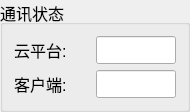
  <widget class="QGroupBox" name="comStatusBox">
   <property name="geometry">
    <rect>
     <x>980</x>
     <y>600</y>
     <width>190</width>
     <height>100</height>
    </rect>
   </property>
   <property name="font">
    <font>
     <pointsize>12</pointsize>
    </font>
   </property>
   <property name="title">
    <string>通讯状态</string>
   </property>
   <layout class="QVBoxLayout" name="verticalLayout_14">
    <item>
     <layout class="QHBoxLayout" name="horizontalLayout_6">
      <item>
       <widget class="QLabel" name="label_cloudStatus">
        <property name="minimumSize">
         <size>
          <width>0</width>
          <height>28</height>
         </size>
        </property>
        <property name="maximumSize">
         <size>
          <width>16777215</width>
          <height>28</height>
         </size>
        </property>
        <property name="font">
         <font>
          <pointsize>12</pointsize>
         </font>
        </property>
        <property name="text">
         <string>云平台:</string>
        </property>
       </widget>
      </item>
      <item>
       <widget class="QLineEdit" name="m_cloudStatus">
        <property name="sizePolicy">
         <sizepolicy hsizetype="Expanding" vsizetype="Preferred">
          <horstretch>0</horstretch>
          <verstretch>0</verstretch>
         </sizepolicy>
        </property>
        <property name="minimumSize">
         <size>
          <width>0</width>
          <height>28</height>
         </size>
        </property>
        <property name="maximumSize">
         <size>
          <width>80</width>
          <height>28</height>
         </size>
        </property>
        <property name="font">
         <font>
          <pointsize>12</pointsize>
         </font>
        </property>
        <property name="echoMode">
         <enum>QLineEdit::Normal</enum>
        </property>
        <property name="readOnly">
         <bool>true</bool>
        </property>
       </widget>
      </item>
     </layout>
    </item>
    <item>
     <layout class="QHBoxLayout" name="horizontalLayout_18">
      <item>
       <widget class="QLabel" name="label_masterStatus">
        <property name="minimumSize">
         <size>
          <width>0</width>
          <height>28</height>
         </size>
        </property>
        <property name="maximumSize">
         <size>
          <width>16777215</width>
          <height>28</height>
         </size>
        </property>
        <property name="font">
         <font>
          <pointsize>12</pointsize>
         </font>
        </property>
        <property name="text">
         <string>客户端:</string>
        </property>
       </widget>
      </item>
      <item>
       <widget class="QLineEdit" name="m_masterStatus">
        <property name="sizePolicy">
         <sizepolicy hsizetype="Expanding" vsizetype="Preferred">
          <horstretch>0</horstretch>
          <verstretch>0</verstretch>
         </sizepolicy>
        </property>
        <property name="minimumSize">
         <size>
          <width>0</width>
          <height>28</height>
         </size>
        </property>
        <property name="maximumSize">
         <size>
          <width>80</width>
          <height>28</height>
         </size>
        </property>
        <property name="font">
         <font>
          <pointsize>12</pointsize>
         </font>
        </property>
        <property name="echoMode">
         <enum>QLineEdit::Normal</enum>
        </property>
        <property name="readOnly">
         <bool>true</bool>
        </property>
       </widget>
      </item>
     </layout>
    </item>
   </layout>
  </widget>
